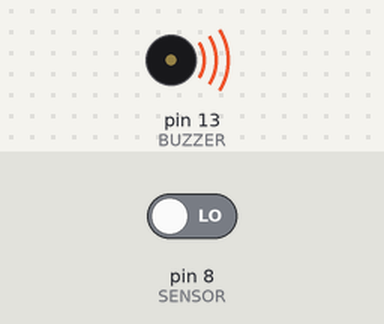
Recording of a sketch running on a simulated Arduino Uno, built with avr-gcc and run on an emulated ATmega328P. Shown: buzzer (waves = sounding, pin HIGH). The test bench sets the inputs (shaded band); at power-on: pin 8 (SENSOR) LOW.

Above: at 1.2 s.
1.3 s: pin 8 (SENSOR) driven HIGH
At 2.0 s:
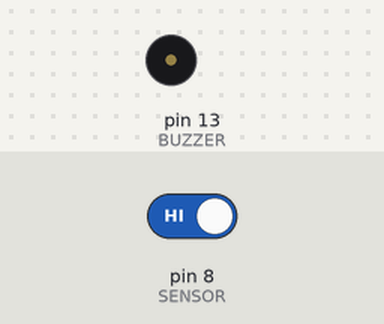
2.8 s: pin 8 (SENSOR) driven LOW
At 3.2 s:
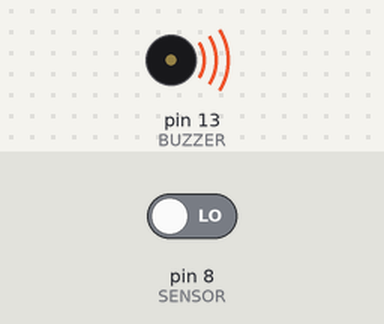
Timing chart, 0 to 5.8 s (numbered marks = the images above; inputs shaded):
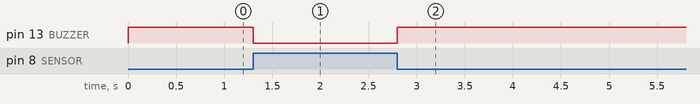

Measured:
- after the input at 1.3 s, pin 13 (BUZZER): HIGH → LOW at once
- after the input at 2.8 s, pin 13 (BUZZER): LOW → HIGH at once

The sketch:

sensor.ino
```cpp
#define BUZZER 13
#define SENSOR 8

void setup() {
    Serial.begin(9600);
}
void loop() {
  handleGas();
}

void handleGas() {
  if (digitalRead(SENSOR)) {
      analogWrite(BUZZER, 0);
      return;
    }
    analogWrite(BUZZER, 255);
}
```
